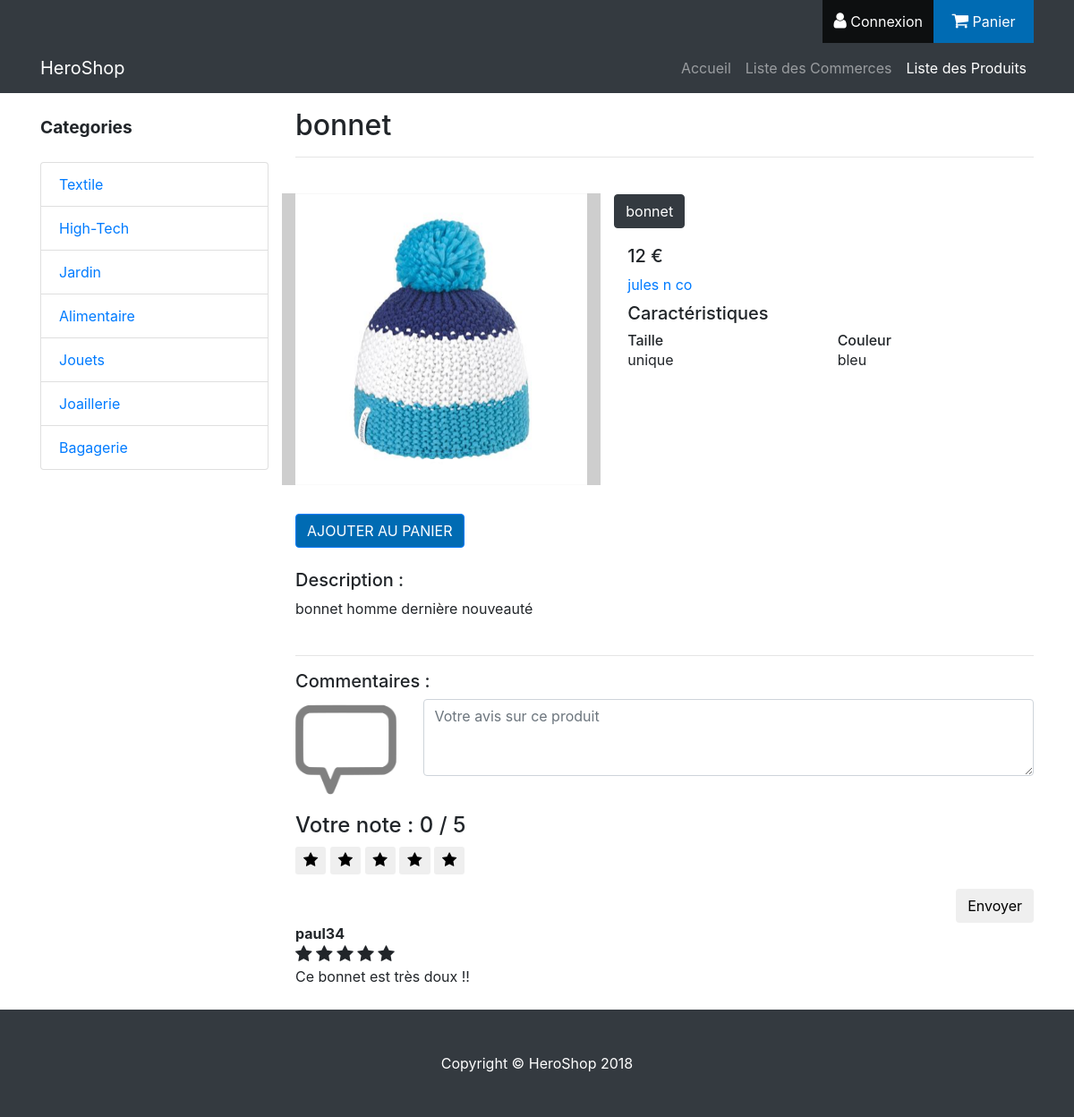
The page /Produits/fiche_produit/40 on the database its author committed.
### tables this page shows
CREATE TABLE `produit_type` (
  `idProduitType` int(8) UNSIGNED NOT NULL,
  `nomProduitType` varchar(128) NOT NULL,
  `descriptionProduitType` text NOT NULL,
  `prixProduitType` float NOT NULL,
  `seuilStockProduitType` int(8) NOT NULL,
  `idCategorie` int(8) UNSIGNED DEFAULT NULL,
  `siretCommerce` varchar(14) NOT NULL
);

CREATE TABLE `produit_variante` (
  `idProduitVariante` int(8) UNSIGNED NOT NULL,
  `nomProduitVariante` varchar(128) NOT NULL,
  `descriptionProduitVariante` text NOT NULL,
  `prixProduitVariante` int(8) NOT NULL,
  `stockProduitVariante` int(8) NOT NULL DEFAULT '0',
  `idProduitType` int(8) UNSIGNED NOT NULL
);

CREATE TABLE `commerce` (
  `siretCommerce` varchar(14) NOT NULL,
  `nomCommerce` varchar(128) NOT NULL,
  `mailCommerce` varchar(64) NOT NULL,
  `telCommerce` varchar(10) NOT NULL,
  `numAdresseCommerce` int(4) NOT NULL,
  `rueCommerce` varchar(64) NOT NULL,
  `codePostalCommerce` int(10) NOT NULL,
  `villeCommerce` varchar(64) NOT NULL,
  `complementAdresseCommerce` varchar(128) NOT NULL,
  `tempsReservationProduitsCommerce` time NOT NULL,
  `produitsLivrablesCommerce` tinyint(1) NOT NULL,
  `idCommercant` int(8) UNSIGNED NOT NULL,
  `descriptionCommerce` text
);

CREATE TABLE `client_donner_avis` (
  `idClient` int(8) UNSIGNED NOT NULL,
  `idProduitVariante` int(8) UNSIGNED NOT NULL,
  `commentaire` text NOT NULL,
  `note` int(8) NOT NULL
);

CREATE TABLE `user` (
  `idUser` int(10) UNSIGNED NOT NULL,
  `loginUser` varchar(30) NOT NULL,
  `passUser` varchar(128) NOT NULL,
  `mailUser` varchar(256) DEFAULT NULL
);

### application/views/Produits/fiche_produit.php (the view, shortened to what the rows shown need)
<div id="fiche_produit">
    <?php if (isset($produit)): ?>
        <h2><?php echo $produit->nomProduitType ?></h2>
        <hr/>
        <div class="row">
            <div id="carouselExampleIndicators" class="carousel slide my-4 col-lg-5 col-md-5 mb-4" style="background:#CECECE;height: fit-content;" data-ride="carousel">
                <ol class="carousel-indicators">
                    <li data-target="#carouselExampleIndicators" data-slide-to="0" class="active"></li>
                </ol>
                <div class="carousel-inner" role="listbox">
                    <?php $active = "active"; ?>
                    <?php foreach ($images as $img): ?>
                        <div class="carousel-item <?php echo $active ?>">
                            <img class="d-block img-fluid" src="<?php echo $img ?>">
                        </div>
                        <?php $active = "" ?>
                    <?php endforeach; ?>
                </div>
                <a class="carousel-control-prev" href="#carouselExampleIndicators" role="button" data-slide="prev">
                    <span class="carousel-control-prev-icon" aria-hidden="true"></span>
                </a>
                <a class="carousel-control-next" href="#carouselExampleIndicators" role="button" data-slide="next">
                    <span class="carousel-control-next-icon" aria-hidden="true"></span>
                </a>
            </div>
            <div class="col-lg-7 col-md-7 mb-6" style="word-wrap: break-word;">
                <div id="choix_variante" class="choix-variante">
                    <?php foreach ($variantes as $v): ?>
                        <a class="btn <?php ($v->idProduitVariante == $variante->idProduitVariante) ? print 'btn-dark' : print 'btn-secondary' ?> btn-variante" href="<?php echo base_url('/Produits/fiche_produit/' . $produit->idProduitType . '/' . $v->idProduitVariante) ?>">
                            <?php echo $v->nomProduitVariante ?>
                        </a>
                    <?php endforeach; ?>
                </div>
                <div class="col-12 mb-2">
                    <h5><?php echo $variante->prixProduitVariante ?> €</h5>
                    <a href="<?php echo site_url("Commerces/fiche_commerce/" . $produit->commerce->siretCommerce) ?>"><?php echo $produit->commerce->nomCommerce ?></a>
                </div>
                <div id="carac" class="col-12 container">
                    <h5>Caractéristiques</h5>
                    <div id="liste-carac" class="row">
                        <?php foreach ($caracteristiques as $c): ?>
                            <div class="carac col-lg-6">
                                <h6 style="margin-bottom: 0px; margin-top:1px;"><?php echo $c->nomCaracteristique ?></h6>
                                <p class="card-text"><?php echo $c->contenuCaracteristique ?></p>
                            </div>
                        <?php endforeach; ?>
                    </div>
                </div>
            </div>
            <div id="ajout_panier" class="col-12 container mb-4 mt-2">
                <a class="passer_commande btn btn-primary" href="<?php echo site_url('Panier/ajouter_panier/' . $variante->idProduitVariante) ?>">
                    Ajouter au panier
                </a>
            </div>
            <div id="description" class="col-12" style="word-wrap: break-word;">
                <div id="description_generale">
                    <h5>Description :</h5>
                    <p class="card-text"><?php echo $produit->descriptionProduitType ?></p>
                </div>
                <br/>
                <hr/>
            </div>
            <div class="container">
                <h5>Commentaires :</h5>
                <div class="row">
                    <div class="col-12">
                        <?php echo form_open('/Produits/ajouter_commentaire/'.$variante->idProduitType . '/' . $variante->idProduitVariante . '/'); ?>
                            <fieldset>
                                <div class="row">
                                    <div class="col-sm-3 col-lg-2 hidden-xs">
                                        <img class="img-responsive" src="<?php echo site_url('/assets/images/website/comments.png') ?>" alt="">
                                    </div>
                                    <div class="form-group col-xs-12 col-sm-9 col-lg-10">
                                        <textarea class="form-control" id="message" name ="comment" placeholder="Votre avis sur ce produit" rows="3" required></textarea>
                                    </div>
                                </div>
                            </fieldset>
                            <div class="form-group" id="rating-ability-wrapper">
                                <h4 class="bold rating-header" style="">
                                    <span>Votre note :</span>
                                    <span class="selected-rating">0</span> / 5
                                </h4>
                                <button type="button" class="btnrating btn btn-default btn-sm" data-attr="1" id="rating-star-1">
                                    <i class="fa fa-star" aria-hidden="true"></i>
                                </button>
                                <button type="button" class="btnrating btn btn-default btn-sm" data-attr="2" id="rating-star-2">
                                    <i class="fa fa-star" aria-hidden="true"></i>
                                </button>
                                <button type="button" class="btnrating btn btn-default btn-sm" data-attr="3" id="rating-star-3">
                                    <i class="fa fa-star" aria-hidden="true"></i>
                                </button>
                                <button type="button" class="btnrating btn btn-default btn-sm" data-attr="4" id="rating-star-4">
                                    <i class="fa fa-star" aria-hidden="true"></i>
                                </button>
                                <button type="button" class="btnrating btn btn-default btn-sm" data-attr="5" id="rating-star-5">
                                    <i class="fa fa-star" aria-hidden="true"></i>
                                </button>
                            </div>
                            <button type="submit" class="btn btn-normal pull-right">Envoyer</button>
                        </form>
                    </div>
                </div>
                <div class="row">
                    <?php foreach ($commentaire as $aComment): ?>
                        <div class="col-sm-5">
                            <div class="panel panel-default">
                                <div class="panel">
                                    <strong><?php echo $aComment->loginUser ?></strong>
                                </div>
                                <div class = "panel-body">
                                    <?php for ($i = 1; $i <= $aComment->note; $i++): ?>
                                        <i class="fa fa-star"></i>
                                    <?php endfor; ?>
                                </div>
                                <div class="panel-body">
                                    <p><?php echo $aComment->commentaire ?></p>
                                </div>
                            </div>
                        </div>
                    <?php endforeach; ?>
                </div>
            </div>
        </div>
    <?php endif; ?>
</div>

### rows shown on the page
produit_type: nomProduitType "bonnet", descriptionProduitType "bonnet homme dernière nouveauté"
produit_variante: nomProduitVariante "bonnet", prixProduitVariante "12"
commerce: nomCommerce "jules n co"
client_donner_avis: user.loginUser "paul34", note 5 (drawn), commentaire "Ce bonnet est très doux !!"

### other values the page prints
$topMenu['Auth']['intitule'] "Connexion"
$topMenu['Panier']['intitule'] "Panier"
$m["intitule"] "Accueil"
$m["intitule"] "Liste des Commerces"
$m["intitule"] "Liste des Produits"
$nomSideMenu "Categories"
$m['intitule'] "Textile"
$m['intitule'] "High-Tech"
$m['intitule'] "Jardin"
$m['intitule'] "Alimentaire"
$m['intitule'] "Jouets"
$m['intitule'] "Joaillerie"
$m['intitule'] "Bagagerie"
$c->nomCaracteristique "Taille"
$c->contenuCaracteristique "unique"
